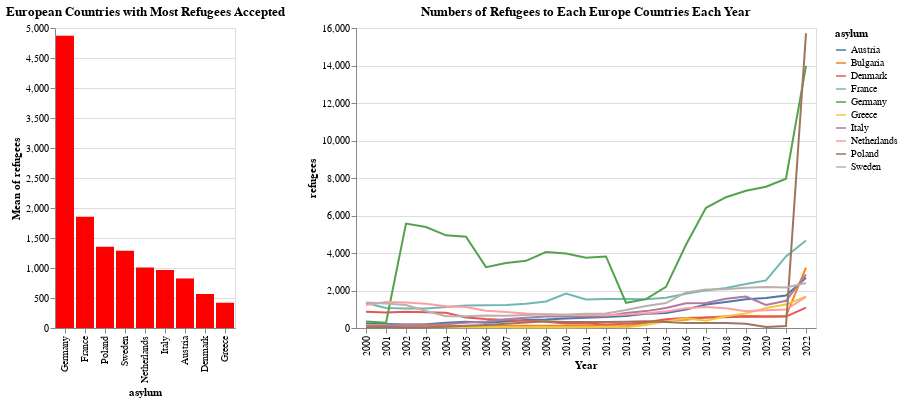

The cell this chart's notebook holds for it:
### Code cell
selection2 = alt.selection_single(fields=["asylum"], name="random")
color2 = alt.condition(selection2, alt.value("red"), alt.value("lightgrey"))

bar2 = (alt.Chart(df_europe_asy_mean)
        .mark_bar()
        .encode(x=alt.X("asylum:N", sort=alt.EncodingSortField(field="refugees", op="mean", order="descending")),
                y=alt.Y("mean(refugees):Q"),
                color=color
        )
).transform_window(
    rank='rank(refugees)',
    sort=[alt.SortField("refugees", order="descending")]
).transform_filter(
    (alt.datum.rank < 10)
).add_selection(selection2)
bar2.title = "European Countries with Most Refugees Accepted"


color3 = alt.condition(selection2, alt.Color("asylum:N"), alt.value("lightgrey"))
line2 = (alt.Chart(df_europe_asy_year)
        .mark_line().encode(
                x=alt.X('Year:O'),
                y=alt.Y("refugees:Q"),
                color=color3
        )
# ).transform_aggregate(
#     means='mean(refugees_copy)',
#     groupby=['origin_iso']
# ).transform_window(
#     rank='rank(means)',
#     sort=[alt.SortField("means", order="descending")]
# ).transform_filter(
#      (alt.datum.rank < 20)
).add_selection(selection2)
line2.title = "Numbers of Refugees to Each Europe Countries Each Year"

alt.hconcat(bar2, line2)

### Figure 1 — Vega-Lite specification as saved in the notebook (floating-point values rounded to 4 significant figures; data arrays with more than 128 entries replaced by an {"elided": "..."} marker saying what was removed)
{"config": {"view": {"continuousWidth": 400, "continuousHeight": 300}}, "hconcat": [{"data": {"name": "data-b34b82c8cebd4b956794d67c0f4479db"}, "mark": "bar", "encoding": {"color": {"condition": {"value": "red", "selection": "random"}, "value": "lightgrey"}, "x": {"type": "nominal", "field": "asylum", "sort": {"field": "refugees", "op": "mean", "order": "descending"}}, "y": {"type": "quantitative", "aggregate": "mean", "field": "refugees"}}, "selection": {"random": {"type": "single", "fields": ["asylum"]}}, "title": "European Countries with Most Refugees Accepted", "transform": [{"window": [{"op": "rank", "field": "refugees", "as": "rank"}], "sort": [{"field": "refugees", "order": "descending"}]}, {"filter": "(datum.rank < 10)"}]}, {"data": {"name": "data-3dacba4c61389860fc041c48d585388a"}, "mark": "line", "encoding": {"color": {"condition": {"type": "nominal", "field": "asylum", "selection": "random"}, "value": "lightgrey"}, "x": {"type": "ordinal", "field": "Year"}, "y": {"type": "quantitative", "field": "refugees"}}, "selection": {"random": {"type": "single", "fields": ["asylum"]}}, "title": "Numbers of Refugees to Each Europe Countries Each Year"}], "$schema": "https://vega.github.io/schema/vega-lite/v4.8.1.json", "datasets": {"data-b34b82c8cebd4b956794d67c0f4479db": [{"asylum": "Austria", "Year": 2012.0, "refugees": 825.7, "asylum_seekers": 311.6, "idps_of_concern": 0.0, "stateless": 10.95, "other_of_concern": 0.0}, {"asylum": "Belgium", "Year": 2012.0, "refugees": 294.5, "asylum_seekers": 113.6, "idps_of_concern": 0.0, "stateless": 23.26, "other_of_concern": 1.199}, {"asylum": "Bulgaria", "Year": 2011.0, "refugees": 399.6, "asylum_seekers": 84.99, "idps_of_concern": 0.0, "stateless": 5.525, "other_of_concern": 0.0}, {"asylum": "Croatia", "Year": 2015.0, "refugees": 218.4, "asylum_seekers": 11.5, "idps_of_concern": 258.1, "stateless": 81.31, "other_of_concern": 441.9}, {"asylum": "Cyprus", "Year": 2012.0, "refugees": 128.2, "asylum_seekers": 190.3, "idps_of_concern": 0.0, "stateless": 0.2357, "other_of_concern": 29.93}, {"asylum": "Czechia", "Year": 2011.0, "refugees": 391.9, "asylum_seekers": 40.48, "idps_of_concern": 0.0, "stateless": 15.0, "other_of_concern": 1.004}, {"asylum": "Denmark", "Year": 2010.0, "refugees": 566.5, "asylum_seekers": 37.97, "idps_of_concern": 0.0, "stateless": 69.29, "other_of_concern": 0.0}, {"asylum": "Estonia", "Year": 2016.0, "refugees": 145.0, "asylum_seekers": 2.79, "idps_of_concern": 0.0, "stateless": 8531.0, "other_of_concern": 0.0}, {"asylum": "Finland", "Year": 2012.0, "refugees": 211.6, "asylum_seekers": 46.71, "idps_of_concern": 0.0, "stateless": 26.14, "other_of_concern": 0.0}, {"asylum": "France", "Year": 2012.0, "refugees": 1854.0, "asylum_seekers": 293.3, "idps_of_concern": 0.0, "stateless": 11.08, "other_of_concern": 1.98}, {"asylum": "Germany", "Year": 2011.0, "refugees": 4870.0, "asylum_seekers": 1135.0, "idps_of_concern": 0.0, "stateless": 79.46, "other_of_concern": 21.39}, {"asylum": "Greece", "Year": 2013.0, "refugees": 421.2, "asylum_seekers": 354.6, "idps_of_concern": 0.0, "stateless": 15.9, "other_of_concern": 20.35}, {"asylum": "Hungary", "Year": 2011.0, "refugees": 131.3, "asylum_seekers": 61.81, "idps_of_concern": 0.0, "stateless": 1.976, "other_of_concern": 0.0}, {"asylum": "Ireland", "Year": 2012.0, "refugees": 97.47, "asylum_seekers": 49.61, "idps_of_concern": 0.0, "stateless": 0.4296, "other_of_concern": 0.04906}, {"asylum": "Italy", "Year": 2013.0, "refugees": 967.9, "asylum_seekers": 368.3, "idps_of_concern": 0.0, "stateless": 18.2, "other_of_concern": 0.0}, {"asylum": "Latvia", "Year": 2015.0, "refugees": 132.7, "asylum_seekers": 6.308, "idps_of_concern": 0.0, "stateless": 18620.0, "other_of_concern": 0.0}, {"asylum": "Lithuania", "Year": 2013.0, "refugees": 174.7, "asylum_seekers": 7.337, "idps_of_concern": 0.0, "stateless": 208.8, "other_of_concern": 0.2045}, {"asylum": "Luxembourg", "Year": 2017.0, "refugees": 54.94, "asylum_seekers": 29.06, "idps_of_concern": 0.0, "stateless": 3.85, "other_of_concern": 0.4007}, {"asylum": "Malta", "Year": 2013.0, "refugees": 144.7, "asylum_seekers": 34.27, "idps_of_concern": 0.0, "stateless": 0.0826, "other_of_concern": 0.0}, {"asylum": "Netherlands", "Year": 2011.0, "refugees": 1009.0, "asylum_seekers": 207.3, "idps_of_concern": 0.0, "stateless": 24.87, "other_of_concern": 0.0}, {"asylum": "Poland", "Year": 2012.0, "refugees": 1356.0, "asylum_seekers": 61.58, "idps_of_concern": 0.0, "stateless": 81.04, "other_of_concern": 0.0}, {"asylum": "Portugal", "Year": 2014.0, "refugees": 79.66, "asylum_seekers": 11.51, "idps_of_concern": 0.0, "stateless": 2.051, "other_of_concern": 0.06139}, {"asylum": "Romania", "Year": 2012.0, "refugees": 172.9, "asylum_seekers": 15.58, "idps_of_concern": 0.0, "stateless": 6.806, "other_of_concern": 0.6717}, {"asylum": "Slovakia", "Year": 2011.0, "refugees": 153.8, "asylum_seekers": 33.29, "idps_of_concern": 0.0, "stateless": 36.54, "other_of_concern": 0.5063}, {"asylum": "Slovenia", "Year": 2012.0, "refugees": 49.52, "asylum_seekers": 30.23, "idps_of_concern": 0.0, "stateless": 47.65, "other_of_concern": 24.44}, {"asylum": "Spain", "Year": 2012.0, "refugees": 372.3, "asylum_seekers": 340.3, "idps_of_concern": 0.0, "stateless": 15.89, "other_of_concern": 10.13}, {"asylum": "Sweden", "Year": 2011.0, "refugees": 1286.0, "asylum_seekers": 279.6, "idps_of_concern": 0.0, "stateless": 166.3, "other_of_concern": 0.0}], "data-3dacba4c61389860fc041c48d585388a": {"elided": "230 records"}}}
